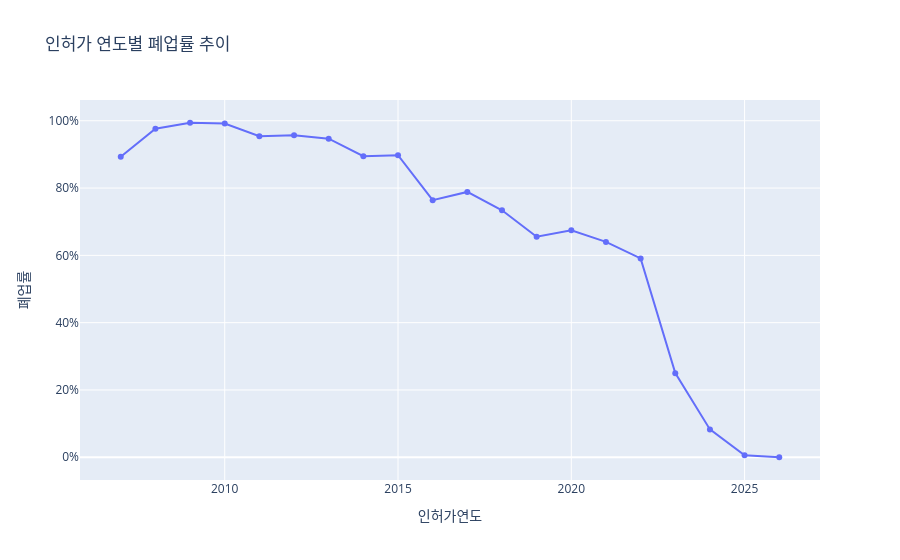

This figure's notebook cell:
### Code cell
# 인허가연도 기준으로 정렬
yearly_rate = yearly_rate[yearly_rate['인허가연도'] >= 2007]
yearly_rate = yearly_rate.sort_values('인허가연도')

# 라인차트로 시각화
fig = px.line(
    yearly_rate,
    x = '인허가연도',
    y = '폐업률',
    title = '인허가 연도별 폐업률 추이',
    markers = True)

fig.update_layout(
    xaxis_title = '인허가연도',
    yaxis_title = '폐업률',
    yaxis_tickformat = '.0%')  # 소수점 첫쨰자리까지

fig.show()

### Figure 1 — Plotly figure (JSON) as saved in the notebook; plotly's stock layout.template omitted (floating-point values rounded to 4 significant figures)
{"data": [{"hovertemplate": "인허가연도=%{x}<br>폐업률=%{y}<extra></extra>", "legendgroup": "", "line": {"color": "#636efa", "dash": "solid"}, "marker": {"symbol": "circle"}, "mode": "lines+markers", "name": "", "orientation": "v", "showlegend": false, "type": "scatter", "x": [2007, 2008, 2009, 2010, 2011, 2012, 2013, 2014, 2015, 2016, 2017, 2018, 2019, 2020, 2021, 2022, 2023, 2024, 2025, 2026], "xaxis": "x", "y": [0.8929, 0.9763, 0.9941, 0.9919, 0.9542, 0.9573, 0.9469, 0.8947, 0.8978, 0.7639, 0.7886, 0.734, 0.6552, 0.6747, 0.64, 0.5909, 0.25, 0.08271, 0.006006, 0], "yaxis": "y"}], "layout": {"autosize": true, "legend": {"tracegroupgap": 0}, "title": {"text": "인허가 연도별 폐업률 추이"}, "xaxis": {"anchor": "y", "autorange": true, "domain": [0, 1], "range": [2006.0, 2027.0], "title": {"text": "인허가연도"}, "type": "linear"}, "yaxis": {"anchor": "x", "autorange": true, "domain": [0, 1], "range": [-0.08204, 1.076], "tickformat": ".0%", "title": {"text": "폐업률"}, "type": "linear"}}}
